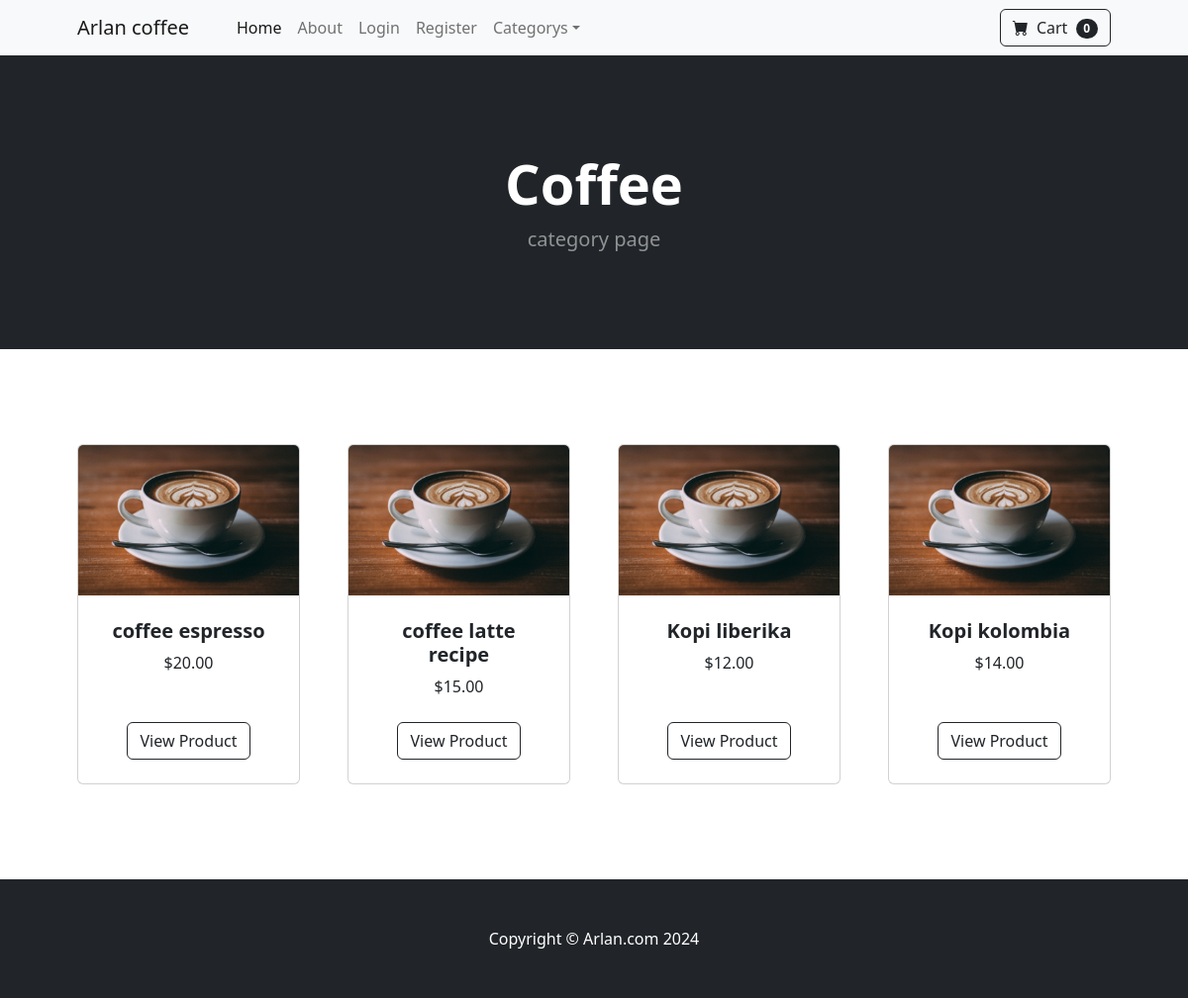
Screenshot of /category/Coffee/ with the database file from the repository.
### arlan316/models.py (models this page shows)
class Category(models.Model):
    name = models.CharField(max_length=50)
    def __str__(self):
        return self.name
    class Meta:
        verbose_name_plural = 'categories'

class Product(models.Model):
    name = models.CharField(max_length=50)
    price = models.DecimalField(default=0, decimal_places=2, max_digits=6)
    category = models.ForeignKey(Category, on_delete=models.CASCADE, default=1)
    description = models.CharField(max_length=250, default='', blank=True, null=True)
    image = models.ImageField(upload_to='uploads/product/')
    is_sale = models.BooleanField(default=False)
    sale_price = models.DecimalField(default=6, decimal_places=6, max_digits=6)

### arlan316/views.py (the view)
# urls.py: path('category/<str:foo>/', views.category, name='category'),
def category(request, foo):
    foo = foo.replace('-', ' ')
    try:
        category = Category.objects.get(name=foo)
        products = Product.objects.filter(category=category)  # Perbaiki variabel dari 'product' ke 'products'
        return render(request, 'category.html', {'products': products, 'category': category})
    except Category.DoesNotExist:
        messages.error(request, "That category doesn't exist.")
        return redirect('home')

### cart/context_processors.py (called while the page is built)
def cart(request):
    return {'cart': Cart(request)}

### arlan316/templates/category.html
{% extends 'base.html' %}
{% block content %}
        <header class="bg-dark py-5">
            <div class="container px-4 px-lg-5 my-5">
                <div class="text-center text-white">
                    <h1 class="display-4 fw-bolder">{{ category }}</h1>
                    <p class="lead fw-normal text-white-50 mb-0">category page</p>
                </div>
            </div>
        </header>
        <section class="py-5">
            <div class="container px-4 px-lg-5 mt-5">
                <div class="row gx-4 gx-lg-5 row-cols-2 row-cols-md-3 row-cols-xl-4 justify-content-center">
                    {% for product in products %}
                    <div class="col mb-5">
                        <div class="card h-100">
                            <img class="card-img-top" src="{{ product.image.url }}" alt="..." />
                            <div class="card-body p-4">
                                <div class="text-center">
                                    <h5 class="fw-bolder">{{ product.name }}</h5>
                                        ${{ product.price }}
                                    <br/>
                                </div>
                            </div>
                            <div class="card-footer p-4 pt-0 border-top-0 bg-transparent">
                                <div class="text-center"><a class="btn btn-outline-dark mt-auto" href="{% url 'product' product.id %}">View Product</a></div>
                            </div>
                        </div>
                    </div>
                    {% endfor %}
            </div>
        </section>
{% endblock %}

### rows the page displays
Category: name "Coffee"
Product: image (picture), name "coffee espresso", price "20.00"
Product: image (picture), name "coffee latte recipe", price "15.00"
Product: image (picture), name "Kopi liberika", price "12.00"
Product: image (picture), name "Kopi kolombia", price "14.00"
